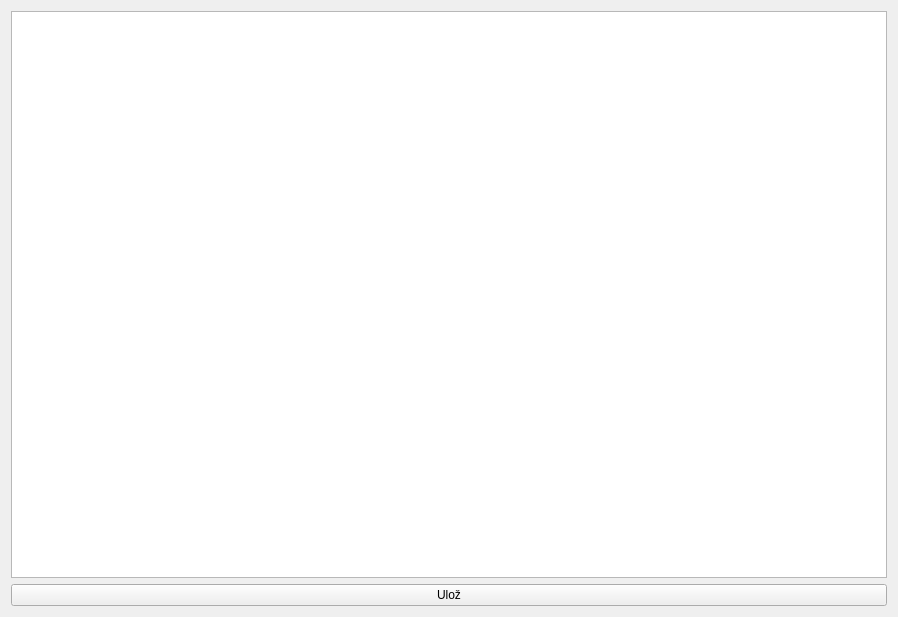
<?xml version="1.0" encoding="UTF-8"?>
<ui version="4.0">
 <class>Form</class>
 <widget class="QWidget" name="Form">
  <property name="geometry">
   <rect>
    <x>0</x>
    <y>0</y>
    <width>898</width>
    <height>617</height>
   </rect>
  </property>
  <property name="windowTitle">
   <string>Výstupný protokol</string>
  </property>
  <layout class="QGridLayout" name="gridLayout">
   <item row="0" column="0">
    <widget class="QPlainTextEdit" name="text_edit"/>
   </item>
   <item row="1" column="0">
    <widget class="QPushButton" name="save_btn">
     <property name="text">
      <string>Ulož</string>
     </property>
    </widget>
   </item>
  </layout>
 </widget>
 <resources/>
 <connections/>
</ui>
